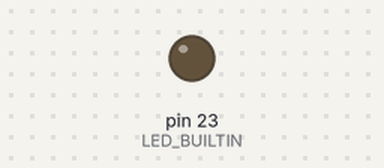
Bench run of a sketch on a simulated Arduino Mega 2560, built with avr-gcc and run on an emulated ATmega2560. On the bench: output pins drawn as LEDs (lit = HIGH).

Above: at 0.03 s.
At 7.31 s:
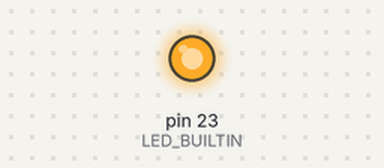
Timing chart, 0 to 8.7 s (numbered marks = the images above):
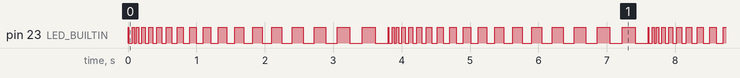

Measured:
- by itself, pin 23 (LED_BUILTIN): moves between LOW and HIGH, repeating every 3.8 s

The sketch:

practica_1.ino
```cpp
// Practica 1 encender un led
// Team Septiembre(9) + compañero Dario
// Proposito: Encender un led con el ES32 y que varie su encendido con forme avanza el tiempo
//23/01/2025

#define LED_BUILTIN 23
int coun=0;

void setup() {
  // put your setup code here, to run once:
  pinMode(LED_BUILTIN, OUTPUT);

}

void loop() {
  // put your main code here, to run repeatedly:
  digitalWrite(LED_BUILTIN, HIGH);
  delay(coun);
  digitalWrite(LED_BUILTIN, LOW);
  delay(coun);
  coun+=10;

  if (coun>=200){
    coun=0;
  }

}
```
